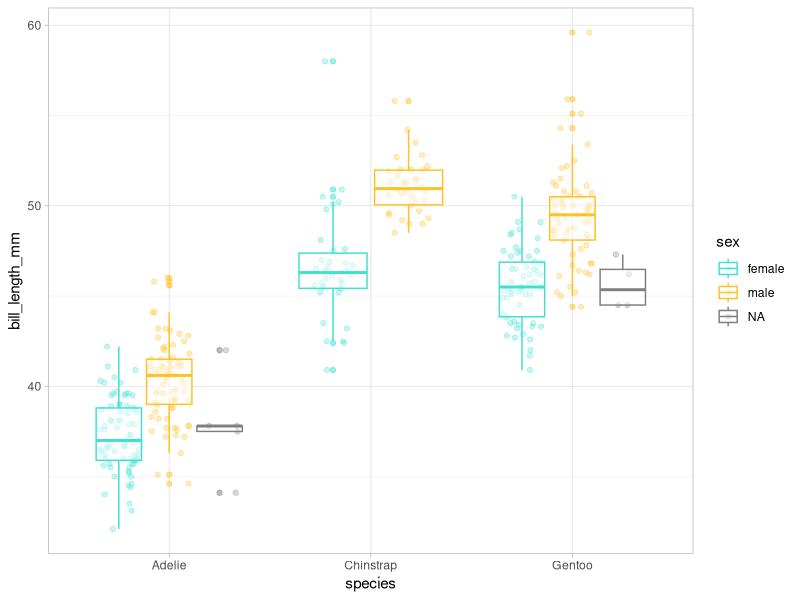
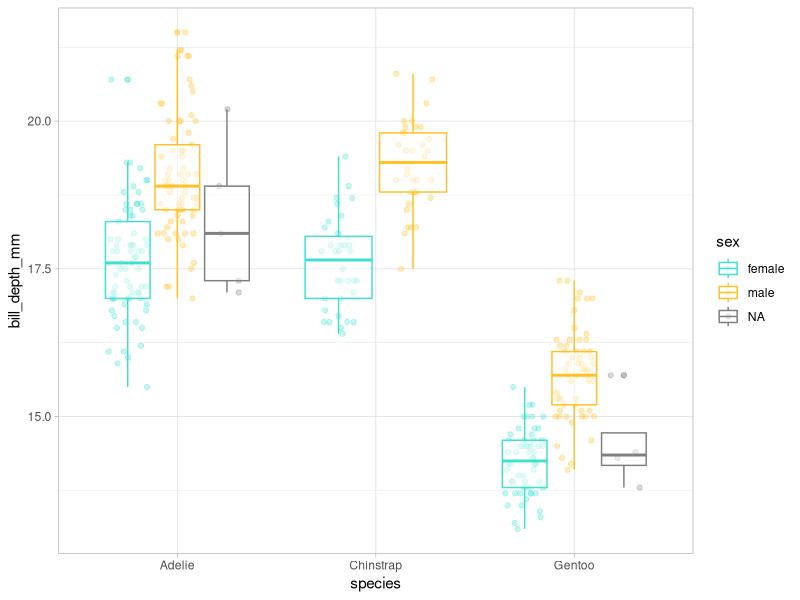
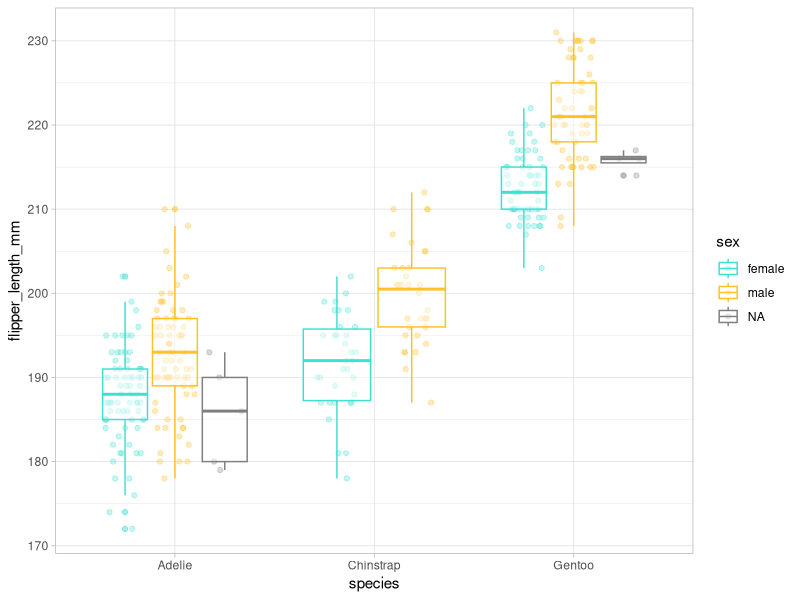
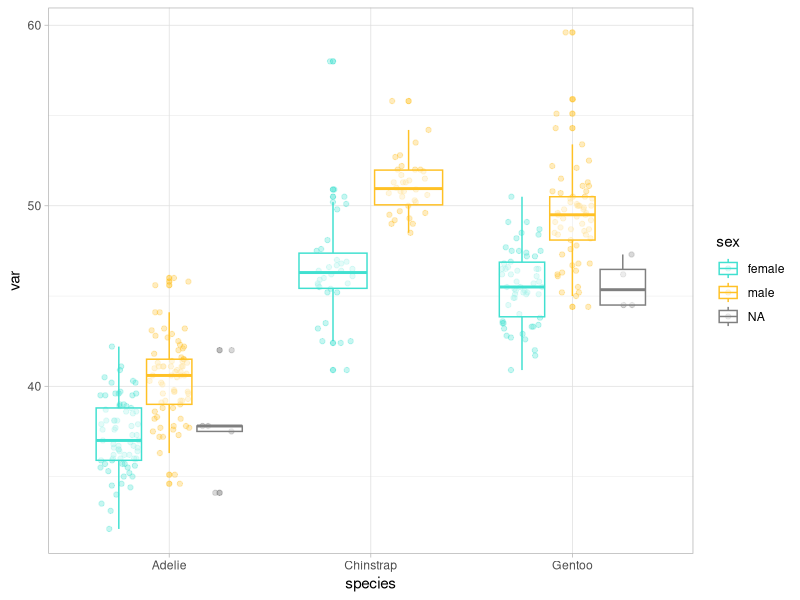

Recreate these plots in R, in order. (Note: this script raises an error after producing the figures.)
## ---- chunk 1
#| warning: false

library(tidyverse)

d <- c("hi", "hola", "hola", "hi")

length(unique(d))  
d |> unique() |> length() # Ctrl + Shift + M para poner un pipe}
## ---- chunk 2
#| warning: false

taludes <- read_delim(file = "taludes.csv", delim = ",")

taludes

taludes_bien <- read_delim(file = "taludes.csv", 
  delim = ",", col_types = list(Luz = "f", Agua = "f"))

taludes_bien
View(taludes_bien)
summary(taludes_bien)
glimpse(taludes_bien)
## ---- chunk 3
#| warning: false  

names(taludes_bien)

taludes_bien <- taludes_bien |>    
  rename(biomasa = Biomasa, # nombre nuevo = nombre viejo          
         nivel_luz = Luz, 
         agua_estival = Agua)
## ---- chunk 4

set.seed(123) 
mean(rnorm(10, mean = 50, sd = 25) / 12, trim = 0.2)  

set.seed(123) 
mean(rnorm(10,mean=50,sd=25)/12,trim=0.2)
## ---- chunk 5
#| warning: false

taludes_bien |> 
  slice(1) # shortcut para el pipe: CTRL + SHIFT + M 

taludes_bien |>
  slice(1, 5)

taludes_bien |> 
  slice(1:6)

taludes_bien |>
  slice(-c(1:5))

## ---- chunk 6
#| warning: false

taludes_bien |>
  arrange(biomasa)

taludes_bien |> 
  arrange(desc(biomasa))

## ---- chunk 7
#| warning: false

taludes_bien |>
  filter(nivel_luz == "Nivel 1") # filtrar por filas que cumplen un patrón 

taludes_bien |>
  filter(nivel_luz == "Nivel 1" & biomasa > 4) # combinar criterios: AND

taludes_bien |>
  filter(nivel_luz == "Nivel 1" | biomasa > 5) # combinar criterios: OR

taludes_bien |>
  filter(nivel_luz %in% c("Nivel 1", "Nivel 3")) # combinar criterios: %in% 
## ---- chunk 8
#| warning: false

taludes_bien |>
  select(biomasa, agua_estival)

?select # operators y selection helpers

taludes_bien |>
  select(contains("a"))

# se pueden utilizar todo tipo de patrones de texto: https://rstudio.github.io/cheatsheets/strings.pdf

taludes_bien |>
  select(nivel_luz, everything()) # se puede usar para reordenar variables

## ---- chunk 9
#| warning: false

taludes_bien |>
  mutate(
    # definir una variable desde cero
    ID = 1:nrow(taludes_bien), 
    supervivencia = as.factor(sample(
      c(0, 1),
      size = nrow(taludes_bien),
      prob = c(0.4, 0.6),
      replace = TRUE
    )),
    # utilizar una variable para calcular otra
    carbono = biomasa * rnorm(
      n = nrow(taludes_bien),
      mean = 0.4,
      sd = 0.2
    )
  ) |> 
  select(ID, everything())

taludes_bien |>
  mutate(
    # sobreescribir una variable. En concreto fct_recode 
    # sirve para redefinir los niveles de un factor
    agua_estival = fct_recode(
      agua_estival, sequia = "Sequia estival", lluvia = "Lluvia estival"),
    nivel_luz = fct_recode(
      nivel_luz,
      `1` = "Nivel 1",
      `2` = "Nivel 2",
      `3` = "Nivel 3"
    )
  )

taludes_bien |>
  mutate(
    # utilizar varias variables para calcular otra nueva
    estres = case_when(
      # "Si el nivel de luz es 1 y hay sequia, el estrés será alto"
      nivel_luz == 1 & agua_estival == "sequia" ~ "alto",
      nivel_luz == 3 & agua_estival == "lluvia" ~ "bajo",
      TRUE ~ "intermedio"
    )
  )

# repetimos todo lo anterior concatenando todo el proceso:

taludes_trans <- taludes_bien |> 
  mutate(
  ID = 1:nrow(taludes_bien),
  supervivencia = as.factor(sample(
    c(0, 1),
    size = nrow(taludes_bien),
    prob = c(0.4, 0.6),
    replace = TRUE
  )),
  carbono = biomasa * rnorm(
    n = nrow(taludes_bien),
    mean = 0.4,
    sd = 0.2
  )
) |>
  mutate(
    agua_estival = fct_recode(agua_estival, sequia = "Sequia estival", lluvia = "Lluvia estival"),
    nivel_luz = fct_recode(
      nivel_luz,
      `1` = "Nivel 1",
      `2` = "Nivel 2",
      `3` = "Nivel 3"
    )
  ) |>
  mutate(
    estres = case_when(
      nivel_luz == 1 &
        agua_estival == "sequia" ~ "alto",
      nivel_luz == 3 &
        agua_estival == "lluvia" ~ "bajo",
      TRUE ~ "intermedio"
    )
  )

## ---- chunk 10
#| warning: false

taludes_trans |> 
  summarise(c_min = min(carbono),
            c_max = max(carbono))

## ---- chunk 11
#| warning: false

taludes_trans |>
  group_by(estres) |>  
  summarise(biomasa_min = min(biomasa),
            biomasa_mean = mean(biomasa),
            biomasa_max = max(biomasa))

## ---- chunk 12
#| warning: false

stocks <- tibble(
  year   = c(2015, 2015, 2016, 2016),
  half  = c(   1,    2,     1,    2),
  return = c(1.88, 0.59, 0.92, 0.17)
)

stocks |> 
  pivot_wider(names_from = year, values_from = return) 

stocks |> 
  pivot_wider(names_from = year, values_from = return) |> 
  pivot_longer(cols = `2015`:`2016`, names_to = "year", values_to = "return")
## ---- chunk 13
#| warning: false

# join: left, right, full, inner

set.seed(123)

bloques <- tibble(ID = 1:nrow(taludes_trans), 
  bloque = sample(x = 1:2, size = nrow(taludes_trans), replace = TRUE))

taludes_trans <- taludes_trans |> 
  left_join(bloques, by = "ID") |> 
  select(ID, bloque, everything())

## ---- chunk 14
#| warning: false

write_delim(taludes_trans, file = "taludes_trans.csv", delim = ";")

# en file hay que especificar el directorio donde queremos que se guarde. Si no, se guardará en el directorio de trabajo (getwd())
## ---- chunk 15
#| warning: false  

# install.packages("palmerpenguins")
library(palmerpenguins)

df <- penguins |>
  select(bill_length_mm, bill_depth_mm, flipper_length_mm, body_mass_g)

df_rescaled1 <- df |>
  mutate(
    bill_length_mm = (bill_length_mm - min(bill_length_mm, na.rm = TRUE)) / (
      max(bill_length_mm, na.rm = TRUE) - min(bill_length_mm, na.rm = TRUE)
    ),
    bill_depth_mm = (bill_depth_mm - min(bill_depth_mm, na.rm = TRUE)) / (
      max(bill_depth_mm, na.rm = TRUE) - min(bill_length_mm, na.rm = TRUE)
    ),
    flipper_length_mm = (flipper_length_mm - min(flipper_length_mm, na.rm = TRUE)) / (
      max(flipper_length_mm, na.rm = TRUE) - min(flipper_length_mm, na.rm = TRUE)
    ),
    body_mass_g = (body_mass_g - min(body_mass_g, na.rm = TRUE)) / (max(body_mass_g, na.rm = TRUE) - min(body_mass_g, na.rm = TRUE))
  )

View(df_rescaled1)

rescale01 <- function(x) {
  rng <- range(x, na.rm = TRUE)      
  (x - rng[1]) / (rng[2] - rng[1])
}

df_rescaled2 <- df |>
  mutate(
    bill_length_mm = rescale01(bill_length_mm),
    bill_depth_mm = rescale01(bill_depth_mm),
    flipper_length_mm = rescale01(flipper_length_mm),
    body_mass_g = rescale01(body_mass_g)
  )

View(df_rescaled2)

df_rescaled3 <- lapply(df, rescale01)

View(df_rescaled3)

## ---- chunk 16

nombre1_v1 <- function(x, y) {
  paste(x, y, sep = "_")
}
nombre1_v2 <- function(x, y)
  paste(x, y, sep = "_")
nombre1_v3 <- \(x, y) paste(x, y, sep = "_")

nombre1_v1("Vero", "Cruz")
nombre1_v2("Vero", "Cruz")
nombre1_v3("Vero", "Cruz")
## ---- chunk 17

map(penguins, function(x) length(unique(x)))  

penguins |>    
  map(function(x) length(unique(x)))
## ---- chunk 18
#| warning: false  

penguins_num <- penguins |>
  select(species, sex, where(is.numeric))  # nos interesan las diferencias entre especie y sexo

ggplot(penguins_num, aes(x = species, y = bill_length_mm, color = sex)) +     geom_point(position = position_jitterdodge(), alpha = 0.3) +
  geom_boxplot(alpha = 0.5) +
  scale_color_manual(values = c("turquoise", "goldenrod1")) +
  theme_light()

ggplot(penguins_num, aes(x = species, y = bill_depth_mm, color = sex)) +   geom_point(position = position_jitterdodge(), alpha = 0.3) +
  geom_boxplot(alpha = 0.5) +
  scale_color_manual(values = c("turquoise", "goldenrod1")) +
  theme_light()

ggplot(penguins_num, aes(x = species, y = flipper_length_mm, color = sex)) +   geom_point(position = position_jitterdodge(), alpha = 0.3) +
  geom_boxplot(alpha = 0.5) +
  scale_color_manual(values = c("turquoise", "goldenrod1")) +
  theme_light()  # etc
## ---- chunk 19
#| warning: false  

var <- penguins_num$bill_length_mm  

ggplot(penguins_num, aes(x = species, y = var, color = sex)) +   
  geom_point(position = position_jitterdodge(), alpha = 0.3) +   
  geom_boxplot(alpha = 0.5) +   
  scale_color_manual(values = c("turquoise", "goldenrod1")) +   
  theme_light()
## ---- chunk 20
#| warning: false 
#| error: true  

var <- body_mass_g 
var <- "body_mass_g"  

ggplot(penguins_num, aes(x = species, y = var, color = sex)) +   
  geom_point(position = position_jitterdodge(), alpha = 0.3) +   
  geom_boxplot(alpha = 0.5) +   
  scale_color_manual(values = c("turquoise", "goldenrod1")) +   
  theme_light() +   
  ylab(var) # grafico erroneo  

ggplot(penguins_num, aes(x = species, y = .data[[var]], color = sex)) +   
  geom_point(position = position_jitterdodge(), alpha = 0.3) +   
  geom_boxplot(alpha = 0.5) +   
  scale_color_manual(values = c("turquoise", "goldenrod1")) +   
  theme_light() +   
  ylab(var) # grafico correcto
## ---- chunk 21

explorar_penguins <- function (var) {
  ggplot(penguins_num, aes(x = species, y = .data[[var]], color = sex)) + 
    geom_point(position = position_jitterdodge(), alpha = 0.3) +     
    geom_boxplot(alpha = 0.5) +     
    scale_color_manual(values = c("turquoise", "goldenrod1")) +     
    theme_light() +     
    ylab(var)
}
## ---- chunk 22

explorar_penguins(var = "body_mass_g")  
explorar_penguins(var = "flipper_length_mm")  
explorar_penguins(var = "bill_depth_mm")
## ---- chunk 23

set.seed(123)  

df_ej <- data.frame(
  a = sample(1:5),
  b = sample(1:5),
  c = sample(1:5) )  

salida <- vector("double", 3)           # 1. salida 

for (i in 1:3) {                        # 2. secuencia   
  salida[[i]] <- first(df_ej[[i]])      # 3. cuerpo 
}  

salida  

# podriamos generalizar el for 

salida <- vector("double", ncol(df_ej))   # 1. salida 

for (i in seq_along(df_ej)) {             # 2. secuencia   
  salida[[i]] <- first(df_ej[[i]])        # 3. cuerpo 
}  

salida  

# tambien podriamos iterar sobre filas 

salida <- vector("double", nrow(df_ej))  

for(i in 1:nrow(df_ej)) {     
  salida[[i]] <- sum(df_ej[i, ]) 
}  

salida
## ---- chunk 24

map(df_ej, first)  

df_ej |>    
  map(first)  

salida <- vector("list", length = 3) 

for (i in 1:3) {   
  salida[[i]] <- first(df_ej[[i]]) 
} 

salida
## ---- chunk 25

cuadratica <- function(x) {   
  x ^ 2 
}  

map_ouput_list <- map(.x = 1:4, .f = cuadratica)  
lapply_ouput_list <- lapply(X = 1:4, FUN = cuadratica)  

## ---- chunk 26

map_lgl(penguins, is.numeric) 
penguins_num <- penguins[ , map_lgl(penguins, is.numeric)]  

map_dbl(penguins_num, median, na.rm = T) 

map_chr(penguins, class) 

map_int(penguins, \(x) length(unique(x))) 

1:4 |>
  map_vec(\(x) as.Date(ISOdate(x + 2024, 12, 03)))
## ---- chunk 27
Sys.time()
sessionInfo()
